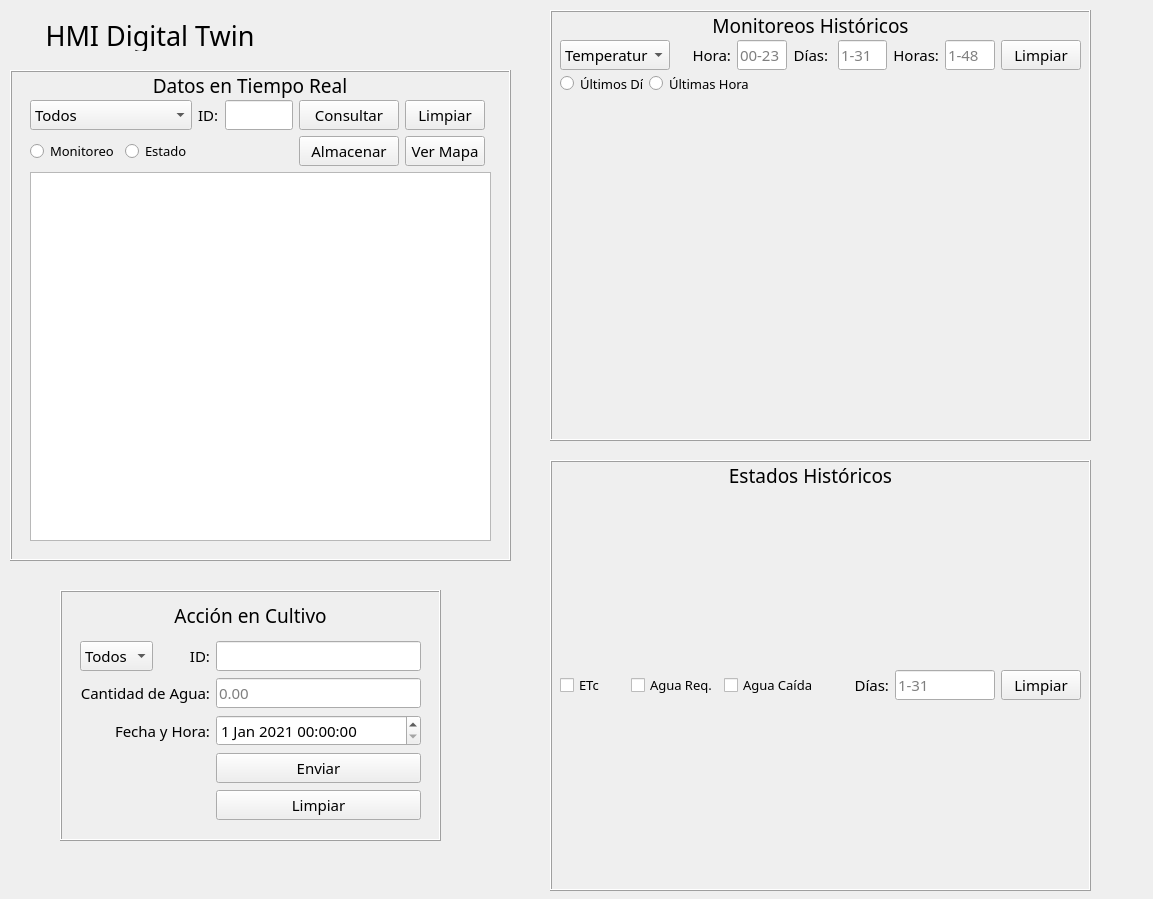
<?xml version="1.0" encoding="UTF-8"?>
<ui version="4.0">
 <class>MainWindow</class>
 <widget class="QMainWindow" name="MainWindow">
  <property name="windowModality">
   <enum>Qt::NonModal</enum>
  </property>
  <property name="enabled">
   <bool>true</bool>
  </property>
  <property name="geometry">
   <rect>
    <x>0</x>
    <y>0</y>
    <width>1153</width>
    <height>899</height>
   </rect>
  </property>
  <property name="sizePolicy">
   <sizepolicy hsizetype="Preferred" vsizetype="Preferred">
    <horstretch>0</horstretch>
    <verstretch>0</verstretch>
   </sizepolicy>
  </property>
  <property name="windowTitle">
   <string>MainWindow</string>
  </property>
  <widget class="QWidget" name="centralwidget">
   <widget class="QLabel" name="label">
    <property name="geometry">
     <rect>
      <x>0</x>
      <y>20</y>
      <width>300</width>
      <height>31</height>
     </rect>
    </property>
    <property name="font">
     <font>
      <family>Dubai Medium</family>
      <pointsize>20</pointsize>
      <weight>50</weight>
      <bold>false</bold>
     </font>
    </property>
    <property name="mouseTracking">
     <bool>false</bool>
    </property>
    <property name="layoutDirection">
     <enum>Qt::RightToLeft</enum>
    </property>
    <property name="text">
     <string>HMI Digital Twin</string>
    </property>
    <property name="alignment">
     <set>Qt::AlignCenter</set>
    </property>
   </widget>
   <widget class="QFrame" name="frame">
    <property name="geometry">
     <rect>
      <x>10</x>
      <y>70</y>
      <width>501</width>
      <height>491</height>
     </rect>
    </property>
    <property name="frameShape">
     <enum>QFrame::Box</enum>
    </property>
    <property name="frameShadow">
     <enum>QFrame::Raised</enum>
    </property>
    <property name="lineWidth">
     <number>1</number>
    </property>
    <widget class="QWidget" name="layoutWidget">
     <property name="geometry">
      <rect>
       <x>20</x>
       <y>30</y>
       <width>461</width>
       <height>441</height>
      </rect>
     </property>
     <property name="font">
      <font>
       <family>Dubai Medium</family>
       <weight>50</weight>
       <bold>false</bold>
      </font>
     </property>
     <layout class="QGridLayout" name="gridLayout">
      <item row="6" column="1">
       <widget class="QRadioButton" name="radio_estado">
        <property name="font">
         <font>
          <family>Dubai Medium</family>
          <pointsize>10</pointsize>
          <weight>50</weight>
          <bold>false</bold>
         </font>
        </property>
        <property name="cursor">
         <cursorShape>PointingHandCursor</cursorShape>
        </property>
        <property name="text">
         <string>Estado</string>
        </property>
       </widget>
      </item>
      <item row="4" column="0" colspan="2">
       <widget class="QComboBox" name="box_consulta">
        <property name="font">
         <font>
          <family>Dubai Medium</family>
          <pointsize>11</pointsize>
          <weight>50</weight>
          <bold>false</bold>
         </font>
        </property>
        <property name="cursor">
         <cursorShape>PointingHandCursor</cursorShape>
        </property>
        <item>
         <property name="text">
          <string>Todos</string>
         </property>
        </item>
        <item>
         <property name="text">
          <string>Sector</string>
         </property>
        </item>
       </widget>
      </item>
      <item row="6" column="5">
       <widget class="QPushButton" name="btn_vermapa">
        <property name="font">
         <font>
          <family>Dubai Medium</family>
          <pointsize>11</pointsize>
          <weight>50</weight>
          <bold>false</bold>
         </font>
        </property>
        <property name="cursor">
         <cursorShape>PointingHandCursor</cursorShape>
        </property>
        <property name="text">
         <string>Ver Mapa</string>
        </property>
        <property name="autoDefault">
         <bool>false</bool>
        </property>
        <property name="default">
         <bool>false</bool>
        </property>
       </widget>
      </item>
      <item row="4" column="2">
       <widget class="QLabel" name="label_2">
        <property name="font">
         <font>
          <family>Dubai Medium</family>
          <pointsize>11</pointsize>
          <weight>50</weight>
          <bold>false</bold>
         </font>
        </property>
        <property name="text">
         <string>ID:</string>
        </property>
       </widget>
      </item>
      <item row="7" column="0" colspan="7">
       <widget class="QTableWidget" name="tabla_datos">
        <property name="font">
         <font>
          <family>Dubai Medium</family>
          <pointsize>11</pointsize>
          <weight>50</weight>
          <bold>false</bold>
         </font>
        </property>
        <property name="gridStyle">
         <enum>Qt::SolidLine</enum>
        </property>
        <property name="sortingEnabled">
         <bool>false</bool>
        </property>
        <property name="wordWrap">
         <bool>true</bool>
        </property>
        <property name="cornerButtonEnabled">
         <bool>true</bool>
        </property>
        <property name="rowCount">
         <number>0</number>
        </property>
        <property name="columnCount">
         <number>0</number>
        </property>
        <attribute name="horizontalHeaderVisible">
         <bool>false</bool>
        </attribute>
        <attribute name="horizontalHeaderCascadingSectionResizes">
         <bool>true</bool>
        </attribute>
        <attribute name="horizontalHeaderDefaultSectionSize">
         <number>110</number>
        </attribute>
        <attribute name="horizontalHeaderHighlightSections">
         <bool>true</bool>
        </attribute>
        <attribute name="verticalHeaderVisible">
         <bool>false</bool>
        </attribute>
        <attribute name="verticalHeaderCascadingSectionResizes">
         <bool>false</bool>
        </attribute>
        <attribute name="verticalHeaderShowSortIndicator" stdset="0">
         <bool>false</bool>
        </attribute>
       </widget>
      </item>
      <item row="4" column="3">
       <widget class="QLineEdit" name="id_consulta">
        <property name="font">
         <font>
          <family>Dubai Medium</family>
          <pointsize>11</pointsize>
          <weight>50</weight>
          <bold>false</bold>
         </font>
        </property>
        <property name="text">
         <string/>
        </property>
       </widget>
      </item>
      <item row="6" column="0">
       <widget class="QRadioButton" name="radio_monitoreo">
        <property name="font">
         <font>
          <family>Dubai Medium</family>
          <pointsize>10</pointsize>
          <weight>50</weight>
          <bold>false</bold>
         </font>
        </property>
        <property name="cursor">
         <cursorShape>PointingHandCursor</cursorShape>
        </property>
        <property name="text">
         <string>Monitoreo</string>
        </property>
       </widget>
      </item>
      <item row="6" column="4">
       <widget class="QPushButton" name="btn_almacenar">
        <property name="minimumSize">
         <size>
          <width>100</width>
          <height>0</height>
         </size>
        </property>
        <property name="maximumSize">
         <size>
          <width>100</width>
          <height>16777215</height>
         </size>
        </property>
        <property name="font">
         <font>
          <family>Dubai Medium</family>
          <pointsize>11</pointsize>
          <weight>50</weight>
          <bold>false</bold>
         </font>
        </property>
        <property name="cursor">
         <cursorShape>PointingHandCursor</cursorShape>
        </property>
        <property name="text">
         <string>Almacenar</string>
        </property>
        <property name="autoDefault">
         <bool>false</bool>
        </property>
        <property name="default">
         <bool>false</bool>
        </property>
       </widget>
      </item>
      <item row="4" column="4">
       <widget class="QPushButton" name="btn_consulta">
        <property name="font">
         <font>
          <family>Dubai Medium</family>
          <pointsize>11</pointsize>
          <weight>50</weight>
          <bold>false</bold>
         </font>
        </property>
        <property name="cursor">
         <cursorShape>PointingHandCursor</cursorShape>
        </property>
        <property name="text">
         <string>Consultar</string>
        </property>
       </widget>
      </item>
      <item row="4" column="5">
       <widget class="QPushButton" name="btn_limpiar">
        <property name="font">
         <font>
          <family>Dubai Medium</family>
          <pointsize>11</pointsize>
          <weight>50</weight>
          <bold>false</bold>
         </font>
        </property>
        <property name="cursor">
         <cursorShape>PointingHandCursor</cursorShape>
        </property>
        <property name="text">
         <string>Limpiar</string>
        </property>
        <property name="autoDefault">
         <bool>false</bool>
        </property>
        <property name="default">
         <bool>false</bool>
        </property>
       </widget>
      </item>
     </layout>
    </widget>
    <widget class="QLabel" name="label_5">
     <property name="geometry">
      <rect>
       <x>90</x>
       <y>0</y>
       <width>300</width>
       <height>31</height>
      </rect>
     </property>
     <property name="font">
      <font>
       <family>Dubai Medium</family>
       <pointsize>14</pointsize>
       <weight>50</weight>
       <bold>false</bold>
      </font>
     </property>
     <property name="mouseTracking">
      <bool>false</bool>
     </property>
     <property name="layoutDirection">
      <enum>Qt::RightToLeft</enum>
     </property>
     <property name="text">
      <string>Datos en Tiempo Real</string>
     </property>
     <property name="alignment">
      <set>Qt::AlignCenter</set>
     </property>
    </widget>
   </widget>
   <widget class="QFrame" name="frame_2">
    <property name="geometry">
     <rect>
      <x>550</x>
      <y>10</y>
      <width>541</width>
      <height>431</height>
     </rect>
    </property>
    <property name="frameShape">
     <enum>QFrame::Box</enum>
    </property>
    <property name="frameShadow">
     <enum>QFrame::Raised</enum>
    </property>
    <widget class="QLabel" name="label_6">
     <property name="geometry">
      <rect>
       <x>10</x>
       <y>0</y>
       <width>501</width>
       <height>31</height>
      </rect>
     </property>
     <property name="font">
      <font>
       <family>Dubai Medium</family>
       <pointsize>14</pointsize>
       <weight>50</weight>
       <bold>false</bold>
      </font>
     </property>
     <property name="mouseTracking">
      <bool>false</bool>
     </property>
     <property name="layoutDirection">
      <enum>Qt::RightToLeft</enum>
     </property>
     <property name="text">
      <string>Monitoreos Históricos</string>
     </property>
     <property name="alignment">
      <set>Qt::AlignCenter</set>
     </property>
    </widget>
    <widget class="QWidget" name="layoutWidget">
     <property name="geometry">
      <rect>
       <x>10</x>
       <y>30</y>
       <width>521</width>
       <height>391</height>
      </rect>
     </property>
     <layout class="QGridLayout" name="gridLayout_2">
      <item row="1" column="1">
       <widget class="QRadioButton" name="radio_hora">
        <property name="minimumSize">
         <size>
          <width>100</width>
          <height>0</height>
         </size>
        </property>
        <property name="maximumSize">
         <size>
          <width>16777215</width>
          <height>15</height>
         </size>
        </property>
        <property name="font">
         <font>
          <family>Dubai Medium</family>
          <pointsize>10</pointsize>
          <weight>50</weight>
          <bold>false</bold>
         </font>
        </property>
        <property name="cursor">
         <cursorShape>PointingHandCursor</cursorShape>
        </property>
        <property name="text">
         <string>Últimas Horas</string>
        </property>
       </widget>
      </item>
      <item row="0" column="0">
       <widget class="QComboBox" name="box_grafico1">
        <property name="minimumSize">
         <size>
          <width>110</width>
          <height>0</height>
         </size>
        </property>
        <property name="maximumSize">
         <size>
          <width>110</width>
          <height>16777215</height>
         </size>
        </property>
        <property name="font">
         <font>
          <family>Dubai Medium</family>
          <pointsize>11</pointsize>
          <weight>50</weight>
          <bold>false</bold>
         </font>
        </property>
        <property name="cursor">
         <cursorShape>PointingHandCursor</cursorShape>
        </property>
        <item>
         <property name="text">
          <string>Temperatura</string>
         </property>
        </item>
        <item>
         <property name="text">
          <string>Humedad</string>
         </property>
        </item>
        <item>
         <property name="text">
          <string>Presión</string>
         </property>
        </item>
        <item>
         <property name="text">
          <string>Agua Caída</string>
         </property>
        </item>
        <item>
         <property name="text">
          <string>Radiación UV</string>
         </property>
        </item>
       </widget>
      </item>
      <item row="0" column="3">
       <widget class="QLabel" name="label_12">
        <property name="maximumSize">
         <size>
          <width>40</width>
          <height>16777215</height>
         </size>
        </property>
        <property name="font">
         <font>
          <family>Dubai Medium</family>
          <pointsize>11</pointsize>
          <weight>50</weight>
          <bold>false</bold>
         </font>
        </property>
        <property name="text">
         <string>Días: </string>
        </property>
        <property name="alignment">
         <set>Qt::AlignRight|Qt::AlignTrailing|Qt::AlignVCenter</set>
        </property>
       </widget>
      </item>
      <item row="0" column="2">
       <widget class="QLineEdit" name="hora">
        <property name="minimumSize">
         <size>
          <width>50</width>
          <height>0</height>
         </size>
        </property>
        <property name="maximumSize">
         <size>
          <width>50</width>
          <height>16777215</height>
         </size>
        </property>
        <property name="font">
         <font>
          <family>Dubai Medium</family>
          <pointsize>11</pointsize>
          <weight>50</weight>
          <bold>false</bold>
         </font>
        </property>
        <property name="text">
         <string/>
        </property>
        <property name="placeholderText">
         <string>00-23</string>
        </property>
       </widget>
      </item>
      <item row="0" column="1">
       <widget class="QLabel" name="label_14">
        <property name="maximumSize">
         <size>
          <width>100</width>
          <height>16777215</height>
         </size>
        </property>
        <property name="font">
         <font>
          <family>Dubai Medium</family>
          <pointsize>11</pointsize>
          <weight>50</weight>
          <bold>false</bold>
         </font>
        </property>
        <property name="text">
         <string>Hora:</string>
        </property>
        <property name="alignment">
         <set>Qt::AlignRight|Qt::AlignTrailing|Qt::AlignVCenter</set>
        </property>
       </widget>
      </item>
      <item row="0" column="4">
       <widget class="QLineEdit" name="limite">
        <property name="maximumSize">
         <size>
          <width>50</width>
          <height>16777215</height>
         </size>
        </property>
        <property name="font">
         <font>
          <family>Dubai Medium</family>
          <pointsize>11</pointsize>
          <weight>50</weight>
          <bold>false</bold>
         </font>
        </property>
        <property name="text">
         <string/>
        </property>
        <property name="placeholderText">
         <string>1-31</string>
        </property>
       </widget>
      </item>
      <item row="0" column="5">
       <widget class="QLabel" name="label_15">
        <property name="maximumSize">
         <size>
          <width>60</width>
          <height>16777215</height>
         </size>
        </property>
        <property name="font">
         <font>
          <family>Dubai Medium</family>
          <pointsize>11</pointsize>
          <weight>50</weight>
          <bold>false</bold>
         </font>
        </property>
        <property name="text">
         <string>Horas:</string>
        </property>
        <property name="alignment">
         <set>Qt::AlignRight|Qt::AlignTrailing|Qt::AlignVCenter</set>
        </property>
       </widget>
      </item>
      <item row="0" column="6">
       <widget class="QLineEdit" name="hora2">
        <property name="minimumSize">
         <size>
          <width>50</width>
          <height>0</height>
         </size>
        </property>
        <property name="maximumSize">
         <size>
          <width>50</width>
          <height>16777215</height>
         </size>
        </property>
        <property name="font">
         <font>
          <family>Dubai Medium</family>
          <pointsize>11</pointsize>
          <weight>50</weight>
          <bold>false</bold>
         </font>
        </property>
        <property name="text">
         <string/>
        </property>
        <property name="placeholderText">
         <string>1-48</string>
        </property>
       </widget>
      </item>
      <item row="1" column="0">
       <widget class="QRadioButton" name="radio_dia">
        <property name="maximumSize">
         <size>
          <width>16777215</width>
          <height>15</height>
         </size>
        </property>
        <property name="font">
         <font>
          <family>Dubai Medium</family>
          <pointsize>10</pointsize>
          <weight>50</weight>
          <bold>false</bold>
         </font>
        </property>
        <property name="cursor">
         <cursorShape>PointingHandCursor</cursorShape>
        </property>
        <property name="text">
         <string>Últimos Días</string>
        </property>
       </widget>
      </item>
      <item row="0" column="7">
       <widget class="QPushButton" name="btn_limpiar2">
        <property name="font">
         <font>
          <family>Dubai Medium</family>
          <pointsize>11</pointsize>
          <weight>50</weight>
          <bold>false</bold>
         </font>
        </property>
        <property name="cursor">
         <cursorShape>PointingHandCursor</cursorShape>
        </property>
        <property name="text">
         <string>Limpiar</string>
        </property>
       </widget>
      </item>
      <item row="2" column="0" rowspan="2" colspan="8">
       <layout class="QVBoxLayout" name="grafico1">
        <property name="sizeConstraint">
         <enum>QLayout::SetMinimumSize</enum>
        </property>
       </layout>
      </item>
     </layout>
    </widget>
   </widget>
   <widget class="QFrame" name="frame_3">
    <property name="geometry">
     <rect>
      <x>550</x>
      <y>460</y>
      <width>541</width>
      <height>431</height>
     </rect>
    </property>
    <property name="frameShape">
     <enum>QFrame::Box</enum>
    </property>
    <property name="frameShadow">
     <enum>QFrame::Raised</enum>
    </property>
    <widget class="QLabel" name="label_7">
     <property name="geometry">
      <rect>
       <x>10</x>
       <y>0</y>
       <width>501</width>
       <height>31</height>
      </rect>
     </property>
     <property name="font">
      <font>
       <family>Dubai Medium</family>
       <pointsize>14</pointsize>
       <weight>50</weight>
       <bold>false</bold>
      </font>
     </property>
     <property name="mouseTracking">
      <bool>false</bool>
     </property>
     <property name="layoutDirection">
      <enum>Qt::RightToLeft</enum>
     </property>
     <property name="text">
      <string>Estados Históricos</string>
     </property>
     <property name="alignment">
      <set>Qt::AlignCenter</set>
     </property>
    </widget>
    <widget class="QWidget" name="layoutWidget_2">
     <property name="geometry">
      <rect>
       <x>10</x>
       <y>30</y>
       <width>521</width>
       <height>391</height>
      </rect>
     </property>
     <layout class="QGridLayout" name="gridLayout_3">
      <item row="0" column="3">
       <widget class="QLabel" name="label_13">
        <property name="font">
         <font>
          <family>Dubai Medium</family>
          <pointsize>11</pointsize>
          <weight>50</weight>
          <bold>false</bold>
         </font>
        </property>
        <property name="text">
         <string>Días:</string>
        </property>
        <property name="alignment">
         <set>Qt::AlignRight|Qt::AlignTrailing|Qt::AlignVCenter</set>
        </property>
       </widget>
      </item>
      <item row="0" column="5">
       <widget class="QPushButton" name="btn_limpiar3">
        <property name="font">
         <font>
          <family>Dubai Medium</family>
          <pointsize>11</pointsize>
          <weight>50</weight>
          <bold>false</bold>
         </font>
        </property>
        <property name="cursor">
         <cursorShape>PointingHandCursor</cursorShape>
        </property>
        <property name="text">
         <string>Limpiar</string>
        </property>
       </widget>
      </item>
      <item row="0" column="2">
       <widget class="QCheckBox" name="check_agua2">
        <property name="font">
         <font>
          <family>Dubai Medium</family>
          <pointsize>10</pointsize>
         </font>
        </property>
        <property name="cursor">
         <cursorShape>PointingHandCursor</cursorShape>
        </property>
        <property name="text">
         <string>Agua Caída</string>
        </property>
       </widget>
      </item>
      <item row="1" column="0" colspan="6">
       <layout class="QVBoxLayout" name="grafico2">
        <property name="sizeConstraint">
         <enum>QLayout::SetMinimumSize</enum>
        </property>
       </layout>
      </item>
      <item row="0" column="4">
       <widget class="QLineEdit" name="limite2">
        <property name="maximumSize">
         <size>
          <width>100</width>
          <height>16777215</height>
         </size>
        </property>
        <property name="font">
         <font>
          <family>Dubai Medium</family>
          <pointsize>11</pointsize>
          <weight>50</weight>
          <bold>false</bold>
         </font>
        </property>
        <property name="text">
         <string/>
        </property>
        <property name="placeholderText">
         <string>1-31</string>
        </property>
       </widget>
      </item>
      <item row="0" column="0">
       <widget class="QCheckBox" name="check_etc">
        <property name="font">
         <font>
          <family>Dubai Medium</family>
          <pointsize>10</pointsize>
         </font>
        </property>
        <property name="cursor">
         <cursorShape>PointingHandCursor</cursorShape>
        </property>
        <property name="text">
         <string>ETc</string>
        </property>
       </widget>
      </item>
      <item row="0" column="1">
       <widget class="QCheckBox" name="check_agua">
        <property name="font">
         <font>
          <family>Dubai Medium</family>
          <pointsize>10</pointsize>
         </font>
        </property>
        <property name="cursor">
         <cursorShape>PointingHandCursor</cursorShape>
        </property>
        <property name="text">
         <string>Agua Req.</string>
        </property>
       </widget>
      </item>
     </layout>
    </widget>
   </widget>
   <widget class="QFrame" name="frame_4">
    <property name="geometry">
     <rect>
      <x>60</x>
      <y>590</y>
      <width>381</width>
      <height>251</height>
     </rect>
    </property>
    <property name="frameShape">
     <enum>QFrame::Box</enum>
    </property>
    <property name="frameShadow">
     <enum>QFrame::Raised</enum>
    </property>
    <widget class="QWidget" name="layoutWidget">
     <property name="geometry">
      <rect>
       <x>20</x>
       <y>50</y>
       <width>341</width>
       <height>185</height>
      </rect>
     </property>
     <property name="font">
      <font>
       <family>Dubai Medium</family>
       <weight>50</weight>
       <bold>false</bold>
      </font>
     </property>
     <layout class="QGridLayout" name="gridLayout_4">
      <item row="4" column="2">
       <widget class="QPushButton" name="btn_limpiar4">
        <property name="font">
         <font>
          <family>Dubai Medium</family>
          <pointsize>11</pointsize>
          <weight>50</weight>
          <bold>false</bold>
         </font>
        </property>
        <property name="cursor">
         <cursorShape>PointingHandCursor</cursorShape>
        </property>
        <property name="text">
         <string>Limpiar</string>
        </property>
       </widget>
      </item>
      <item row="2" column="0" colspan="2">
       <widget class="QLabel" name="label_11">
        <property name="font">
         <font>
          <family>Dubai Medium</family>
          <pointsize>11</pointsize>
          <weight>50</weight>
          <bold>false</bold>
         </font>
        </property>
        <property name="text">
         <string>Fecha y Hora:</string>
        </property>
        <property name="alignment">
         <set>Qt::AlignRight|Qt::AlignTrailing|Qt::AlignVCenter</set>
        </property>
       </widget>
      </item>
      <item row="0" column="0">
       <widget class="QComboBox" name="box_accion">
        <property name="font">
         <font>
          <family>Dubai Medium</family>
          <pointsize>11</pointsize>
          <weight>50</weight>
          <bold>false</bold>
         </font>
        </property>
        <property name="cursor">
         <cursorShape>PointingHandCursor</cursorShape>
        </property>
        <item>
         <property name="text">
          <string>Todos</string>
         </property>
        </item>
        <item>
         <property name="text">
          <string>Sector</string>
         </property>
        </item>
       </widget>
      </item>
      <item row="0" column="2">
       <widget class="QLineEdit" name="id_accion">
        <property name="font">
         <font>
          <family>Dubai Medium</family>
          <pointsize>11</pointsize>
          <weight>50</weight>
          <bold>false</bold>
         </font>
        </property>
        <property name="text">
         <string/>
        </property>
       </widget>
      </item>
      <item row="2" column="2">
       <widget class="QDateTimeEdit" name="fecha_accion">
        <property name="font">
         <font>
          <family>Dubai Medium</family>
          <pointsize>11</pointsize>
          <weight>50</weight>
          <bold>false</bold>
         </font>
        </property>
        <property name="cursor">
         <cursorShape>PointingHandCursor</cursorShape>
        </property>
        <property name="dateTime">
         <datetime>
          <hour>0</hour>
          <minute>0</minute>
          <second>0</second>
          <year>2021</year>
          <month>1</month>
          <day>1</day>
         </datetime>
        </property>
       </widget>
      </item>
      <item row="1" column="0" colspan="2">
       <widget class="QLabel" name="label_10">
        <property name="font">
         <font>
          <family>Dubai Medium</family>
          <pointsize>11</pointsize>
          <weight>50</weight>
          <bold>false</bold>
         </font>
        </property>
        <property name="text">
         <string>Cantidad de Agua:</string>
        </property>
        <property name="alignment">
         <set>Qt::AlignRight|Qt::AlignTrailing|Qt::AlignVCenter</set>
        </property>
       </widget>
      </item>
      <item row="1" column="2">
       <widget class="QLineEdit" name="cant_agua">
        <property name="font">
         <font>
          <family>Dubai Medium</family>
          <pointsize>11</pointsize>
          <weight>50</weight>
          <bold>false</bold>
         </font>
        </property>
        <property name="placeholderText">
         <string>0.00</string>
        </property>
       </widget>
      </item>
      <item row="0" column="1">
       <widget class="QLabel" name="label_9">
        <property name="font">
         <font>
          <family>Dubai Medium</family>
          <pointsize>11</pointsize>
          <weight>50</weight>
          <bold>false</bold>
         </font>
        </property>
        <property name="text">
         <string>ID:</string>
        </property>
        <property name="alignment">
         <set>Qt::AlignRight|Qt::AlignTrailing|Qt::AlignVCenter</set>
        </property>
       </widget>
      </item>
      <item row="3" column="2">
       <widget class="QPushButton" name="btn_accion">
        <property name="font">
         <font>
          <family>Dubai Medium</family>
          <pointsize>11</pointsize>
          <weight>50</weight>
          <italic>false</italic>
          <bold>false</bold>
         </font>
        </property>
        <property name="cursor">
         <cursorShape>PointingHandCursor</cursorShape>
        </property>
        <property name="mouseTracking">
         <bool>false</bool>
        </property>
        <property name="text">
         <string>Enviar</string>
        </property>
        <property name="autoDefault">
         <bool>false</bool>
        </property>
        <property name="default">
         <bool>false</bool>
        </property>
        <property name="flat">
         <bool>false</bool>
        </property>
       </widget>
      </item>
     </layout>
    </widget>
    <widget class="QLabel" name="label_8">
     <property name="geometry">
      <rect>
       <x>10</x>
       <y>10</y>
       <width>361</width>
       <height>30</height>
      </rect>
     </property>
     <property name="font">
      <font>
       <family>Dubai Medium</family>
       <pointsize>14</pointsize>
       <weight>50</weight>
       <bold>false</bold>
      </font>
     </property>
     <property name="mouseTracking">
      <bool>false</bool>
     </property>
     <property name="layoutDirection">
      <enum>Qt::RightToLeft</enum>
     </property>
     <property name="text">
      <string>Acción en Cultivo</string>
     </property>
     <property name="alignment">
      <set>Qt::AlignCenter</set>
     </property>
    </widget>
   </widget>
   <zorder>frame_4</zorder>
   <zorder>frame</zorder>
   <zorder>frame_3</zorder>
   <zorder>frame_2</zorder>
   <zorder>label</zorder>
  </widget>
 </widget>
 <resources/>
 <connections/>
</ui>
